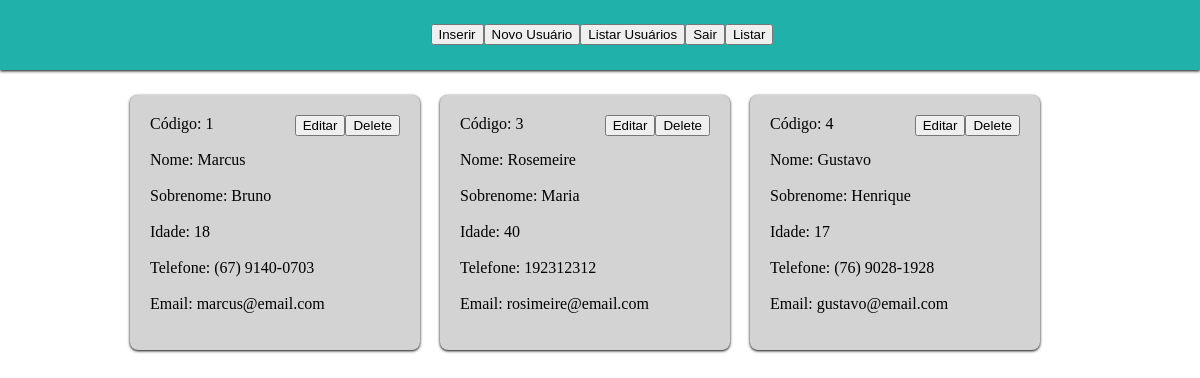
/ (signed in), run on the app's committed database.
### tables this page shows
CREATE TABLE IF NOT EXISTS `cadastro` (
  `codigo` int(11) NOT NULL,
  `nome` varchar(50) NOT NULL,
  `sobrenome` varchar(50) NOT NULL,
  `idade` int(11) NOT NULL,
  `telefone` varchar(15) NOT NULL,
  `email` varchar(100) NOT NULL
);

### index.php (the view, shortened to what this page needs)
<?php
include 'menu.php';
listarDados();
function listarDados() {
    $link = mysql_connect("localhost", "root", "");
    $busca = mysql_query("SELECT * FROM cadastro", $link);
    while ($reg = mysql_fetch_array($busca)) {
        echo '<div class="container_box_reg">';
            echo '<div class="box_reg">';
            echo "Código: " . $reg['codigo'];
            echo '<button class="bt_reg" onclick="validaRota(' . $reg['codigo'] . ')">Delete</button>';
            echo '<a href="EditarCadastro.php?codigo=' . $reg['codigo'] . '"><input type="button" value="Editar" class="bt_reg"></a>';
            echo '<br><br>';
            echo "Nome: " . $reg['nome'];
            echo '<br><br>';
            echo "Sobrenome: " . $reg['sobrenome'];
            echo '<br><br>';
            echo "Idade: " . $reg['idade'];
            echo '<br><br>';
            echo "Telefone: " . $reg['telefone'];
            echo '<br><br>';
            echo "Email: " . $reg['email'];
            echo '<br><br>';
            echo '</div>';
        echo '</div>';
    }
}
?>

### menu.php (shortened to what this page needs)
<!DOCTYPE html>
<html>
    <head>
        <link rel="stylesheet" type="text/css" href="style.css">
    </head>
    <body>
        <header id="body_menu">
            <form  name="form_index" id="form_index">
                <div id="box-bt-menu">
                <button name="Bt1" href="cadastrar.php" class="botoes" formaction="cadastrar.php" formmethod="POST" id="botao1" onclick="inserirCadastro()">Inserir</button>
                <button value="sim" name="btListar" id="btListar" id="botao2" formmethod="POST" formaction="index.php">Listar</button>
                <button name="btNU" href="newUser.php" class="botoes"  formmethod="POST" formaction="trataDadosDoNovoU.php" id="botao3">Novo Usuário</button>
                <button name="btListarU" id="btListarU" class="botoes" formmethod="POST" formaction="trataDadosListaUsuario.php" onclick="listaUsuarios()">Listar Usuários</button>
                <button name="btSair" id="btSair" class="botoes" formmethod="POST" formaction="trataSaida.php" >Sair</button>
                </div>
            </form>
        </header>
    </body>
</html>

### style.css (style rules this page uses)
body { width: 100%; margin:0; padding:0; background-color: #fff; }
.botoes { float:left; }
#body_menu { height: 50px; padding: 10px; display:block; background-color:#20B2AA; box-shadow: 0 1px 3px #000; }
#form_index { width:339px; display: block; margin:14px auto; }
#box-bt-menu { margin:auto; width:413px; }
.box_reg { float:left; width:250px; margin:10px; hyphens:auto; padding:20px; display:block; max-height:215px; border-radius:8px; background-color:#D3D3D3; box-shadow:0 1px 3px #000; }
.container_box_reg { width:960px; display: block; margin:15px auto auto auto; }
.bt_reg { float:right; }

### data on the page
cadastro: codigo "1", nome "Marcus", sobrenome "Bruno", idade "18", telefone "(67) 9140-0703", email "marcus@email.com"
cadastro: codigo "3", nome "Rosemeire", sobrenome "Maria", idade "40", telefone "192312312", email "rosimeire@email.com"
cadastro: codigo "4", nome "Gustavo", sobrenome "Henrique", idade "17", telefone "(76) 9028-1928", email "gustavo@email.com"
